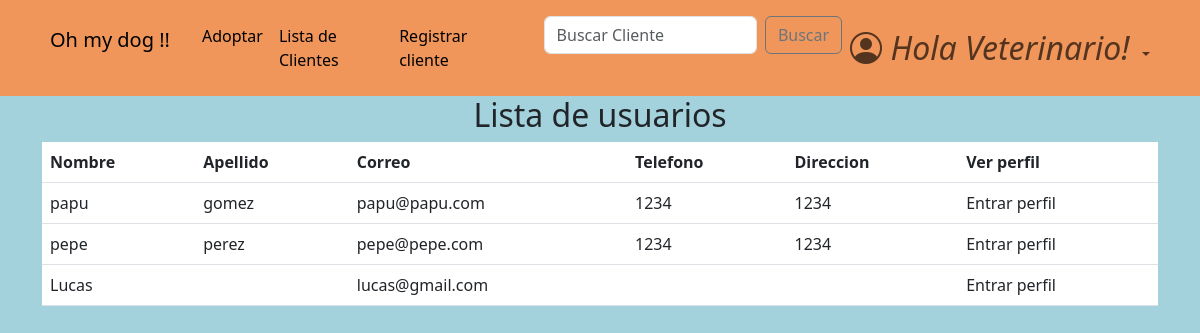
The app's page /accounts/list_users/ (signed in) with its own data.
### accounts/models.py (models this page shows, shortened)
class CustomUser(AbstractBaseUser, PermissionsMixin):
    email =                     models.EmailField(verbose_name="email", unique=True)    #.foreignKey ??
    name =                      models.CharField(max_length=25)   #slug es texto corto
    surname =                   models.CharField(max_length=30, blank=True, null=True)
    address =                   models.CharField(max_length=30, blank=True, null=True)
    telephone =                 models.SlugField(max_length=12, blank=True, null=True)
    is_active =                 models.BooleanField(default=True)
    is_staff =                  models.BooleanField(default=False)
    is_admin =                  models.BooleanField(default=False)
    last_login =                models.DateTimeField(verbose_name="last login", default=datetime.datetime.now)
    is_veterinario =            models.BooleanField(default=False)
    USERNAME_FIELD = "email"    #variable por la cual se ingresa, dice username pero seria como 'campo que representa el inicio de sesion'
    REQUIRED_FIELDS = ['name',]    #no permite registros si no tiene estos campos completos
    objects = CustomUserManager()

### accounts/views.py (the view)
# urls.py: path('list_users/', views.list_users, name='list_users'),
def list_users(request):
    if not request.user.is_authenticated:
        return redirect('login')
    if not request.user.is_veterinario:
        return redirect('home')
    users = CustomUser.objects.filter(is_veterinario=False, is_admin=False)
    return render(request, 'list_users.html', {'users': users})

### accounts/templates/list_users.html
{% extends 'home.html' %}
{% block content %}
<main>
    <div class="container">
        <div class="row">
            <div class="col-md-12">
                <h2 class="text-center">Lista de usuarios</h2>
                <table class="table table-hover">
                    <thead>
                        <tr>
                            <th>Nombre</th>
                            <th>Apellido</th>
                            <th>Correo</th>
                            <th>Telefono</th>
                            <th>Direccion</th>
                            <th>Ver perfil</th>
                        </tr>
                    </thead>
                    <tbody>
                        {% for user in users %}
                            <tr>
                                <td>{{ user.name }}</td>
                                <td>{{ user.surname }}</td>
                                <td>{{ user.email }}</td>
                                <td>{{ user.telephone }}</td>
                                <td>{{ user.address}}</td>
                                <td>
                                            <a class="dropdown-item" href="{% url 'profile' user.id %}">Entrar perfil</a>
                                </td>
                            </tr>
                        {% endfor %}
                    </tbody>
                </table>
            </div>
        </div>
    </div>
</main>
{% endblock content %}

### pages/static/css/styles.css (style rules this page uses)
html { box-sizing: border-box; font-size: 16px; scroll-behavior: smooth; }
body { margin: 0; padding: 0; overflow-x: hidden; background-color: #a4d2dc; }
a { text-decoration: none; }

### records on screen
CustomUser: name "papu", surname "gomez", email "papu@papu.com", telephone "1234", address "1234"
CustomUser: name "pepe", surname "perez", email "pepe@pepe.com", telephone "1234", address "1234"
CustomUser: name "Lucas", email "lucas@gmail.com"
